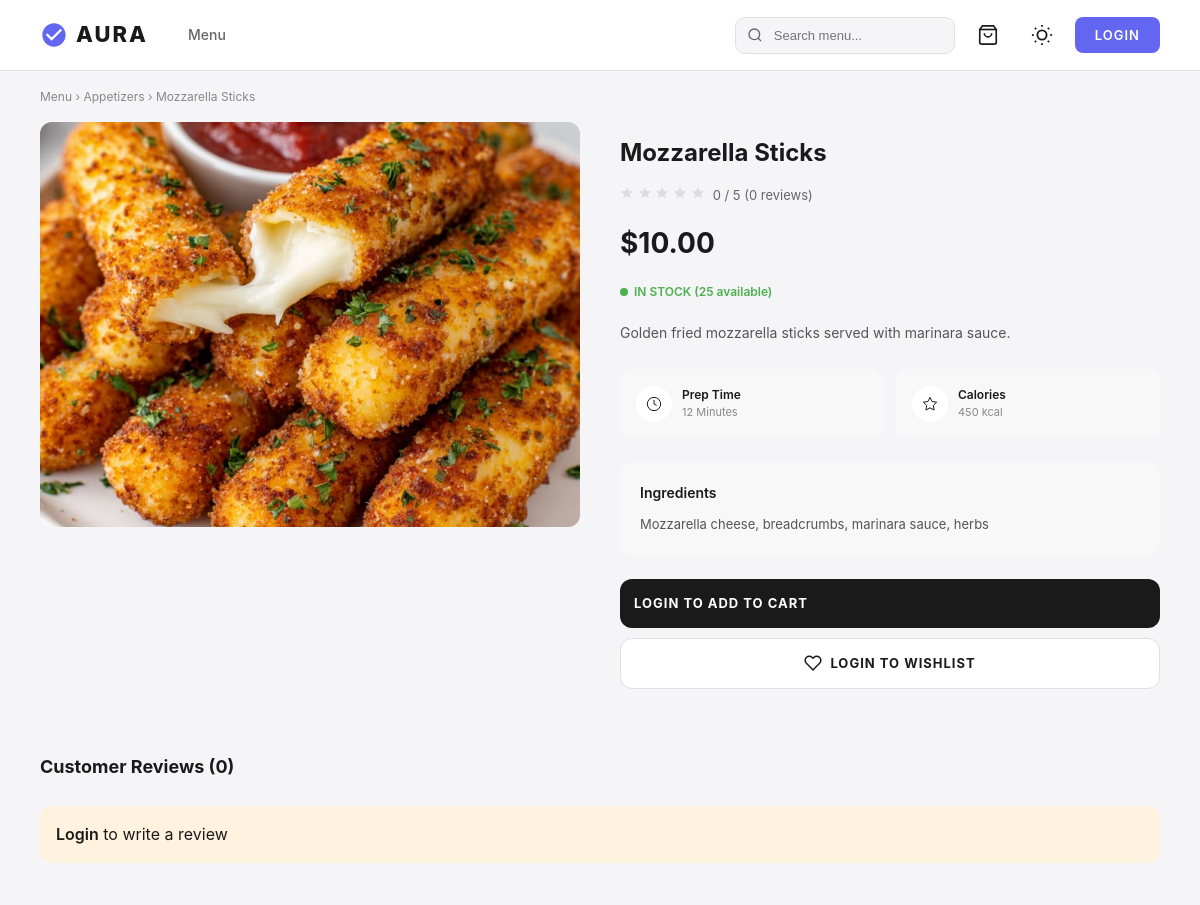
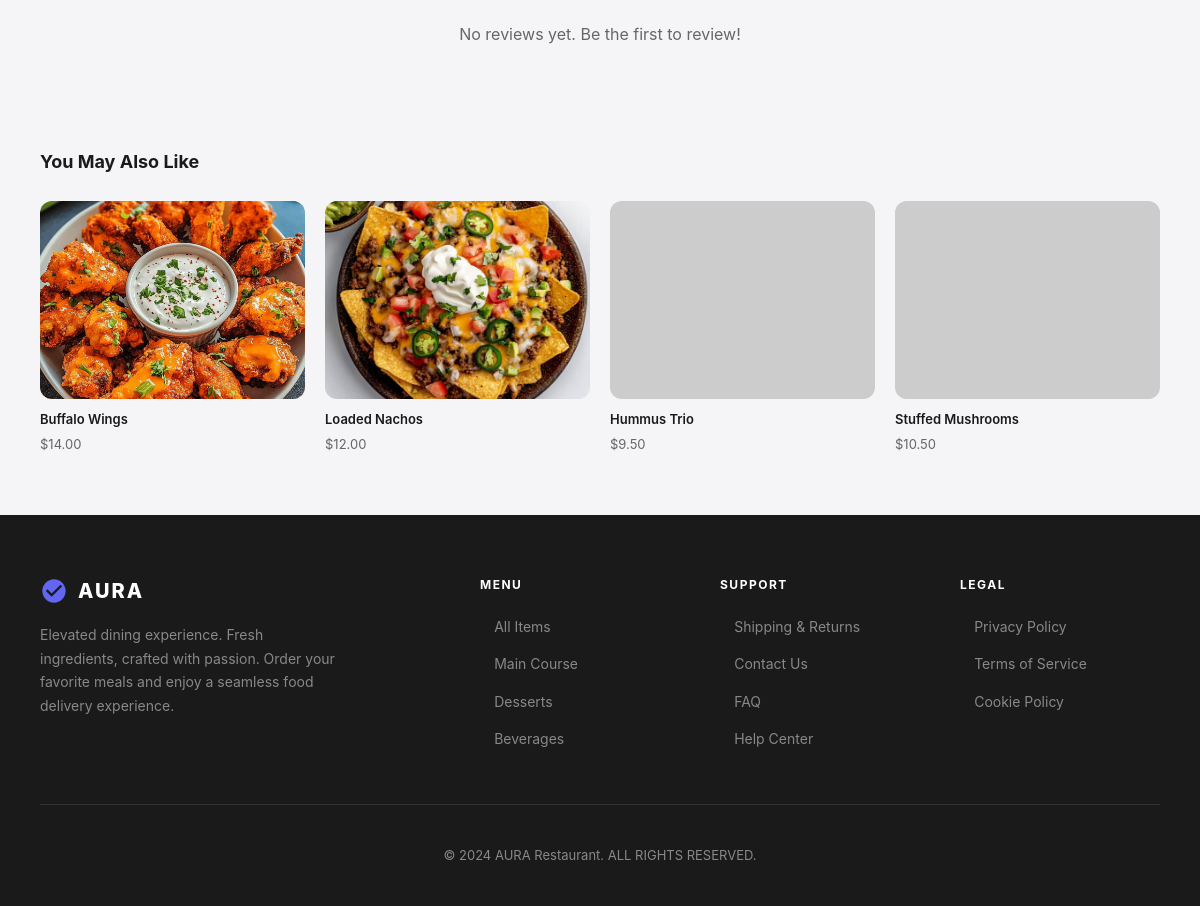
Screenshot of /customer/product/1 with the database file from the repository (2 pictures, top to bottom).
### app/models/menu_item.py (models this page shows, shortened)
class MenuItem(db.Model):
    __tablename__ = 'menu_items'
    id = db.Column(db.Integer, primary_key=True)
    name = db.Column(db.String(100), nullable=False)
    description = db.Column(db.Text)
    price = db.Column(db.Numeric(10, 2), nullable=False)
    category = db.Column(db.Enum(Category), nullable=False)
    image_url = db.Column(db.String(255))
    is_available = db.Column(db.Boolean, default=True)
    stock_quantity = db.Column(db.Integer, default=10)  # ← NEW: Available stock
    preparation_time = db.Column(db.Integer, default=15)
    calories = db.Column(db.Integer)
    ingredients = db.Column(db.Text)
    created_at = db.Column(db.DateTime, default=db.func.current_timestamp())
    order_items = db.relationship('OrderItem', backref='menu_item', lazy=True)
    reviews = db.relationship('Review', backref='menu_item', lazy=True, cascade='all, delete-orphan')
    @property
    def available_stock(self):
        from app.models.orders import Order, OrderStatus
        from app.models.order_item import OrderItem
        pending = db.session.query(db.func.sum(OrderItem.quantity)).join(
            Order, OrderItem.order_id == Order.id
        ).filter(
            OrderItem.menu_item_id == self.id,
            Order.status.in_([OrderStatus.PENDING, OrderStatus.CONFIRMED])
        ).scalar() or 0
        return max(0, self.stock_quantity - pending)
    @property
    def average_rating(self):
        if not self.reviews:
            return 0
        return round(sum(r.rating for r in self.reviews) / len(self.reviews), 1)

### app/routes/customer.py (the view, shortened to what this page needs)
@customer_bp.route('/product/<int:id>')
def product_details(id):
    result = MenuService.get_product_details(id)
    if not result.success:
        flash(result.error, 'danger')
        return redirect(url_for('customer.menu'))
    data = result.data
    reviews_result = ReviewService.get_product_reviews(id)
    is_wishlisted = False
    return render_template('products/product_details.html',
                         item=data['item'],
                         related=data['related'],
                         reviews=reviews_result.data['reviews'] if reviews_result.success else [],
                         is_wishlisted=is_wishlisted)

### app/templates/products/product_details.html (shortened to what this page needs)
{% extends "base.html" %}
{% block content %}
<div class="bread">
  <a href="{{ url_for('customer.menu') }}">Menu</a> &rsaquo;
  <a href="{{ url_for('customer.menu', category=item.category.value.lower().replace(' ', '_')) }}">{{ item.category.value }}</a> &rsaquo;
  {{ item.name }}
</div>
<main class="wrap">
  <div class="main">
    {% if item.image_url %}
      {% set img_path = item.image_url %}
      {% if img_path.startswith('static/') %}
        {% set img_path = img_path[7:] %}
      {% endif %}
      <img src="{{ url_for('static', filename=img_path) }}" alt="{{ item.name }}" onerror="this.src='https://via.placeholder.com/600x450?text={{ item.name | urlencode }}'">
    {% else %}
      <img src="https://via.placeholder.com/600x450?text={{ item.name | urlencode }}" alt="{{ item.name }}">
    {% endif %}
  </div>
  <div class="info">
    <h1>{{ item.name }}</h1>
    <div class="rating">
      <div class="stars">
        {% set avg_rating = item.average_rating %}
        {% for i in range(5) %}
          {% if i < avg_rating|int %}
            <svg width="14" height="14" viewBox="0 0 24 24" fill="var(--c1)"><path d="M12 2l3.09 6.26L22 9.27l-5 4.87 1.18 6.88L12 17.77l-6.18 3.25L7 14.14 2 9.27l6.91-1.01L12 2z"/></svg>
          {% else %}
            <svg width="14" height="14" viewBox="0 0 24 24" fill="#ddd"><path d="M12 2l3.09 6.26L22 9.27l-5 4.87 1.18 6.88L12 17.77l-6.18 3.25L7 14.14 2 9.27l6.91-1.01L12 2z"/></svg>
          {% endif %}
        {% endfor %}
      </div>
      <span>{{ avg_rating }} / 5 ({{ item.reviews|length }} reviews)</span>
    </div>
    <div class="price">
      <span class="now">${{ "%.2f"|format(item.price|float) }}</span>
    </div>
    {% set available = item.available_stock %}
    {% if available > 5 %}
      <div class="stock in-stock">
        <span class="dot in-stock"></span>
        IN STOCK ({{ available }} available)
      </div>
    {% elif available > 0 %}
      <div class="stock low-stock">
        <span class="dot low-stock"></span>
        LOW STOCK - Only {{ available }} left!
      </div>
    {% else %}
      <div class="stock out-of-stock">
        <span class="dot out-of-stock"></span>
        OUT OF STOCK
      </div>
    {% endif %}
    <p class="desc">{{ item.description or 'Delicious food crafted with passion and the finest ingredients.' }}</p>
    <div class="meta-info">
      <div class="meta-item">
        <div class="meta-icon">
          <svg viewBox="0 0 24 24"><circle cx="12" cy="12" r="10"/><polyline points="12 6 12 12 16 14"/></svg>
        </div>
        <div>
          <div class="meta-t">Prep Time</div>
          <div class="meta-s">{{ item.preparation_time }} Minutes</div>
        </div>
      </div>
      <div class="meta-item">
        <div class="meta-icon">
          <svg viewBox="0 0 24 24"><path d="M12 2l3.09 6.26L22 9.27l-5 4.87 1.18 6.88L12 17.77l-6.18 3.25L7 14.14 2 9.27l6.91-1.01L12 2z"/></svg>
        </div>
        <div>
          <div class="meta-t">Calories</div>
          <div class="meta-s">{{ item.calories or 'N/A' }} kcal</div>
        </div>
      </div>
    </div>
    {% if item.ingredients %}
    <div class="ingredients">
      <h3>Ingredients</h3>
      <p>{{ item.ingredients }}</p>
    </div>
    {% endif %}
    {% if current_user.is_authenticated %}
      {% if available > 0 %}
      <form id="addToCartForm" onsubmit="return addToCartDetail(event)">
        <input type="hidden" name="csrf_token" value="{{ csrf_token() }}">
        <input type="hidden" name="item_id" value="{{ item.id }}">
        <div class="quantity">
          <div class="label">Quantity</div>
          <div style="display:flex;align-items:center;gap:8px;">
              <button type="button" onclick="adjustDetailQty(-1)" style="width:32px;height:32px;border:1.5px solid var(--cb);background:none;border-radius:6px;cursor:pointer;font-size:16px;">-</button>
              <input type="number" name="quantity" id="detailQty" class="qty-input" value="1" min="1" max="{{ available }}" required>
              <button type="button" onclick="adjustDetailQty(1)" style="width:32px;height:32px;border:1.5px solid var(--cb);background:none;border-radius:6px;cursor:pointer;font-size:16px;">+</button>
          </div>
          <div class="stock-limit">Max: {{ available }} items</div>
        </div>
        <div class="special-requests">
          <div class="label">Special Requests</div>
          <textarea name="special_requests" placeholder="e.g., No onions, Extra cheese, Spicy..."></textarea>
        </div>
        <div class="btns">
          <button type="submit" class="btn btn-b" id="addToCartBtn">
              <span id="btnText">Add to Cart</span>
          </button>
          {% if current_user.is_authenticated %}
          <button type="button" class="wishlist-detail-btn {% if is_wishlisted %}active{% endif %}"
                  id="wishlistBtn" onclick="toggleWishlistDetail({{ item.id }})">
              <svg viewBox="0 0 24 24"><path d="M20.84 4.61a5.5 5.5 0 0 0-7.78 0L12 5.67l-1.06-1.06a5.5 5.5 0 0 0-7.78 7.78l1.06 1.06L12 21.23l7.78-7.78 1.06-1.06a5.5 5.5 0 0 0 0-7.78z"/></svg>
              <span id="wishlistBtnText">{% if is_wishlisted %}Remove from Wishlist{% else %}Add to Wishlist{% endif %}</span>
          </button>
          {% else %}
          <a href="{{ url_for('auth.login') }}" class="wishlist-detail-btn">
              <svg viewBox="0 0 24 24"><path d="M20.84 4.61a5.5 5.5 0 0 0-7.78 0L12 5.67l-1.06-1.06a5.5 5.5 0 0 0-7.78 7.78l1.06 1.06L12 21.23l7.78-7.78 1.06-1.06a5.5 5.5 0 0 0 0-7.78z"/></svg>
              <span>Login to Wishlist</span>
          </a>
          {% endif %}
        </div>
      </form>
      {% else %}
      <div class="btns">
        <button class="btn btn-b" disabled>Out of Stock</button>
        {% if current_user.is_authenticated %}
        <button type="button" class="wishlist-detail-btn {% if is_wishlisted %}active{% endif %}"
                id="wishlistBtn" onclick="toggleWishlistDetail({{ item.id }})">
            <svg viewBox="0 0 24 24"><path d="M20.84 4.61a5.5 5.5 0 0 0-7.78 0L12 5.67l-1.06-1.06a5.5 5.5 0 0 0-7.78 7.78l1.06 1.06L12 21.23l7.78-7.78 1.06-1.06a5.5 5.5 0 0 0 0-7.78z"/></svg>
            <span id="wishlistBtnText">{% if is_wishlisted %}Remove from Wishlist{% else %}Save to Wishlist{% endif %}</span>
        </button>
        {% else %}
        <a href="{{ url_for('auth.login') }}" class="wishlist-detail-btn">
            <svg viewBox="0 0 24 24"><path d="M20.84 4.61a5.5 5.5 0 0 0-7.78 0L12 5.67l-1.06-1.06a5.5 5.5 0 0 0-7.78 7.78l1.06 1.06L12 21.23l7.78-7.78 1.06-1.06a5.5 5.5 0 0 0 0-7.78z"/></svg>
            <span>Login to Wishlist</span>
        </a>
        {% endif %}
      </div>
      {% endif %}
    {% else %}
      {% if available > 0 %}
      <div class="btns">
        <a href="{{ url_for('auth.login') }}" class="btn btn-b">Login to Add to Cart</a>
        <a href="{{ url_for('auth.login') }}" class="wishlist-detail-btn">
            <svg viewBox="0 0 24 24"><path d="M20.84 4.61a5.5 5.5 0 0 0-7.78 0L12 5.67l-1.06-1.06a5.5 5.5 0 0 0-7.78 7.78l1.06 1.06L12 21.23l7.78-7.78 1.06-1.06a5.5 5.5 0 0 0 0-7.78z"/></svg>
            <span>Login to Wishlist</span>
        </a>
      </div>
      {% endif %}
    {% endif %}
  </div>
</main>
<section class="reviews">
  <div class="head">
    <div>
      <h2>Customer Reviews ({{ item.reviews|length }})</h2>
    </div>
  </div>
  {% if current_user.is_authenticated %}
    {% set user_reviewed = item.reviews | selectattr('customer_id', 'equalto', current_user.id) | list | length > 0 %}
    {% if not user_reviewed %}
    <div class="add-review-form" style="background:#f8f8f8;padding:24px;border-radius:var(--r);margin-bottom:24px;">
      <h3 style="font-size:16px;margin-bottom:16px;">Write a Review</h3>
      <form action="{{ url_for('customer.add_review', item_id=item.id) }}" method="POST">
        <input type="hidden" name="csrf_token" value="{{ csrf_token() }}">
        <div class="rating-input" style="margin-bottom:16px;">
          <label style="display:block;font-size:12px;font-weight:600;margin-bottom:8px;">Your Rating</label>
          <div class="stars-select" style="display:flex;gap:8px;">
            {% for i in range(1, 6) %}
            <label style="cursor:pointer;font-size:24px;color:#ddd;transition:color 0.2s;"
                   onmouseover="highlightStars({{ i }})"
                   onmouseout="resetStars()"
                   onclick="setRating({{ i }})">
              <input type="radio" name="rating" value="{{ i }}" style="display:none;" required>
              &#9733;
            </label>
            {% endfor %}
          </div>
        </div>
        <div style="margin-bottom:16px;">
          <label style="display:block;font-size:12px;font-weight:600;margin-bottom:8px;">Your Review</label>
          <textarea name="comment" placeholder="Tell us what you think..."
                    style="width:100%;padding:12px;border:1.5px solid var(--cb);border-radius:6px;font-size:13px;resize:vertical;min-height:100px;"></textarea>
        </div>
        <button type="submit" class="btn btn-b" style="width:auto;padding:12px 24px;">Submit Review</button>
      </form>
    </div>
    <script>
      function highlightStars(n) {
        const stars = document.querySelectorAll('.stars-select label');
        stars.forEach((star, index) => {
          star.style.color = index < n ? 'var(--c1)' : '#ddd';
        });
      }
      function resetStars() {
        const selected = document.querySelector('input[name="rating"]:checked');
        const rating = selected ? selected.value : 0;
        highlightStars(rating);
      }
      function setRating(n) {
        const inputs = document.querySelectorAll('input[name="rating"]');
        inputs[n-1].checked = true;
        highlightStars(n);
      }
    </script>
    {% else %}
    <div style="background:#e8f5e9;padding:16px;border-radius:var(--r);margin-bottom:24px;color:#2e7d32;font-size:13px;">
      You already reviewed this item
    </div>
    {% endif %}
  {% else %}
    <div style="background:#fff3e0;padding:16px;border-radius:var(--r);margin-bottom:24px;">
      <a href="{{ url_for('auth.login') }}" style="color:var(--c1);font-weight:600;">Login</a> to write a review
    </div>
  {% endif %}
  {% if item.reviews %}
  <div class="r-grid">
    {% for review in item.reviews %}
    <div class="r-card">
      <div class="r-user">
        <div class="r-avatar">{{ review.customer.username[0]|upper }}</div>
        <div>
          <div class="r-name">{{ review.customer.username }}</div>
          <div class="r-stars">
            {% for i in range(5) %}
              {% if i < review.rating %}
                <svg viewBox="0 0 24 24"><path d="M12 2l3.09 6.26L22 9.27l-5 4.87 1.18 6.88L12 17.77l-6.18 3.25L7 14.14 2 9.27l6.91-1.01L12 2z"/></svg>
              {% else %}
                <svg viewBox="0 0 24 24" fill="#ddd"><path d="M12 2l3.09 6.26L22 9.27l-5 4.87 1.18 6.88L12 17.77l-6.18 3.25L7 14.14 2 9.27l6.91-1.01L12 2z"/></svg>
              {% endif %}
            {% endfor %}
          </div>
        </div>
      </div>
      <p class="r-text">"{{ review.comment or 'Great food!' }}"</p>
      <div style="font-size:11px;color:var(--cl);margin-top:8px;">
        {{ review.created_at.strftime('%B %d, %Y') }}
      </div>
    </div>
    {% endfor %}
  </div>
  {% else %}
  <div class="no-reviews">
    <p>No reviews yet. Be the first to review!</p>
  </div>
  {% endif %}
</section>
{% if related %}
<section class="rec">
  <h2>You May Also Like</h2>
  <div class="rec-g">
    {% for rel in related %}
    <a href="{{ url_for('customer.product_details', id=rel.id) }}" class="rec-c">
      <div class="rec-img">
        {% if rel.image_url %}
          {% set img_path = rel.image_url %}
          {% if img_path.startswith('static/') %}
            {% set img_path = img_path[7:] %}
          {% endif %}
          <img src="{{ url_for('static', filename=img_path) }}" alt="{{ rel.name }}" onerror="this.src='https://via.placeholder.com/300x225?text={{ rel.name | urlencode }}'">
        {% else %}
          <img src="https://via.placeholder.com/300x225?text={{ rel.name | urlencode }}" alt="{{ rel.name }}">
        {% endif %}
      </div>
      <div class="rec-n">{{ rel.name }}</div>
      <div class="rec-p">${{ "%.2f"|format(rel.price|float) }}</div>
    </a>
    {% endfor %}
  </div>
</section>
{% endif %}
{% endblock %}

### rows the page displays
MenuItem: category.value "Appetizers", name "Mozzarella Sticks", name (picture), price "10.00", description "Golden fried mozzarella sticks served with marinara sauce.", preparation_time "12", calories "450", ingredients "Mozzarella cheese, breadcrumbs, marinara sauce, herbs"
MenuItem: name (picture), name "Buffalo Wings", price "14.00"
MenuItem: name (picture), name "Loaded Nachos", price "12.00"
MenuItem: name "Hummus Trio", price "9.50"
MenuItem: name "Stuffed Mushrooms", price "10.50"

### other values shown
{{ avg_rating }} "0"
{{ item.reviews|length }} "0"
{{ available }} "25"
